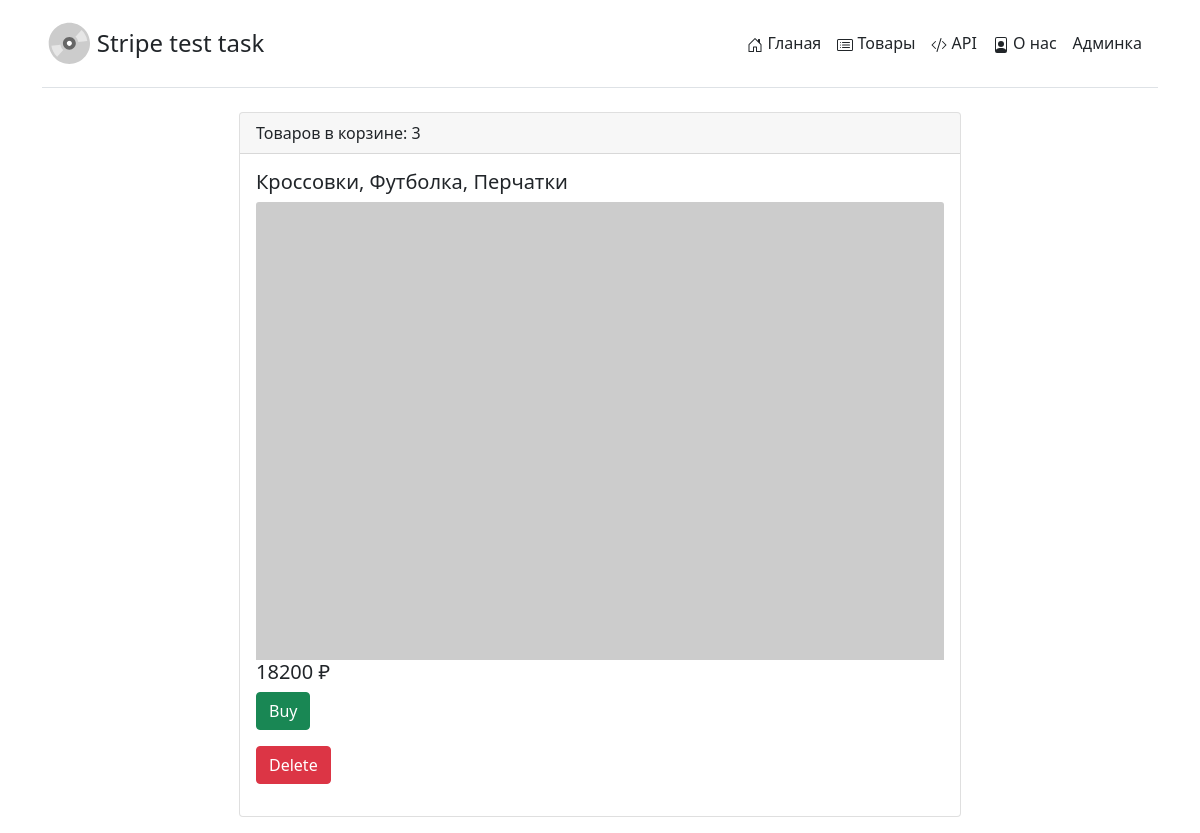
The app's page /shopping_cart with its own data.
### app/models.py (models this page shows, shortened)
class Order(models.Model):
    items = models.ManyToManyField(Item, blank=True, related_name='Товар')
    def display_items(self):
        return ', '.join([ items.name for items in self.items.all()])
    display_items.short_description = 'Корзина'
    def total_amount(self):
        total_sum = 0
        for items in self.items.all():
            price = items.price
            total_sum += price
        return "{0:.0f}".format(total_sum)
    total_amount.short_description = 'Итоговая сумма(коп)'
    def amount_rub(self):
        total_sum = 0
        for items in self.items.all():
            price = items.price
            total_sum += price
        return "{0:.0f}".format(total_sum/100)
    amount_rub.short_description = 'Итоговая сумма(руб)'

class Item(models.Model):
    name = models.CharField('Название', max_length=100)
    description = models.TextField('Описание')
    price = models.IntegerField('Цена(коп.)',default=0)
    def normalize_price(self):
        return "{0:.0f}".format(self.price / 100)
    normalize_price.short_description = 'Цена(руб.)'

### app/views.py (the view)
# urls.py: path('shopping_cart', views.shopping_cart, name='shopping_cart'),
def shopping_cart(request):
    order = Order.objects.order_by('-id')
    try:
        order_count= Order.objects.order_by('-id')[0]
        order_items = order_count.items
        count = order_items.count
    except:
        count = 0
    return render(request, "shopping_cart.html", {'order':order, 'count':count})

### templates/shopping_cart.html (shortened to what this page needs)
{% extends 'base.html' %}
{% block content %}
    {% if order %}
        {% for i in order %}
            <div class="d-flex justify-content-center">
                <div class="card">
                    <div class="card-header">
                        Товаров в корзине: {{ count }}
                    </div>
                    <div class="card-body" style="width: 45rem;">
                        <h5 class="card-title">{{ i.display_items }}</h5>
                        <img src="https://dummyimage.com/600x400/bad1ff/000000.png" class="card-img-top" alt="заглушка">
                        <h5 class="card-title">{{ i.amount_rub }} ₽</h5>
                        <form action="/shopping_cart_checkout-session" method="POST">{% csrf_token %}
                            <button class="btn btn-success" type="submit">Buy</button>
                        </form>
                        <a class="btn btn-danger mb-3 mt-3" href="shop_delete/{{i.id}}">Delete</a>
                    </div>
                </div>
            </div>
        {% endfor %}
    {% else %}
        <p>Корзина пуста :(</p>
    {% endif %}
{% endblock %}

### records on screen
Order: count "3", display_items "Кроссовки, Футболка, Перчатки", amount_rub "18200"
